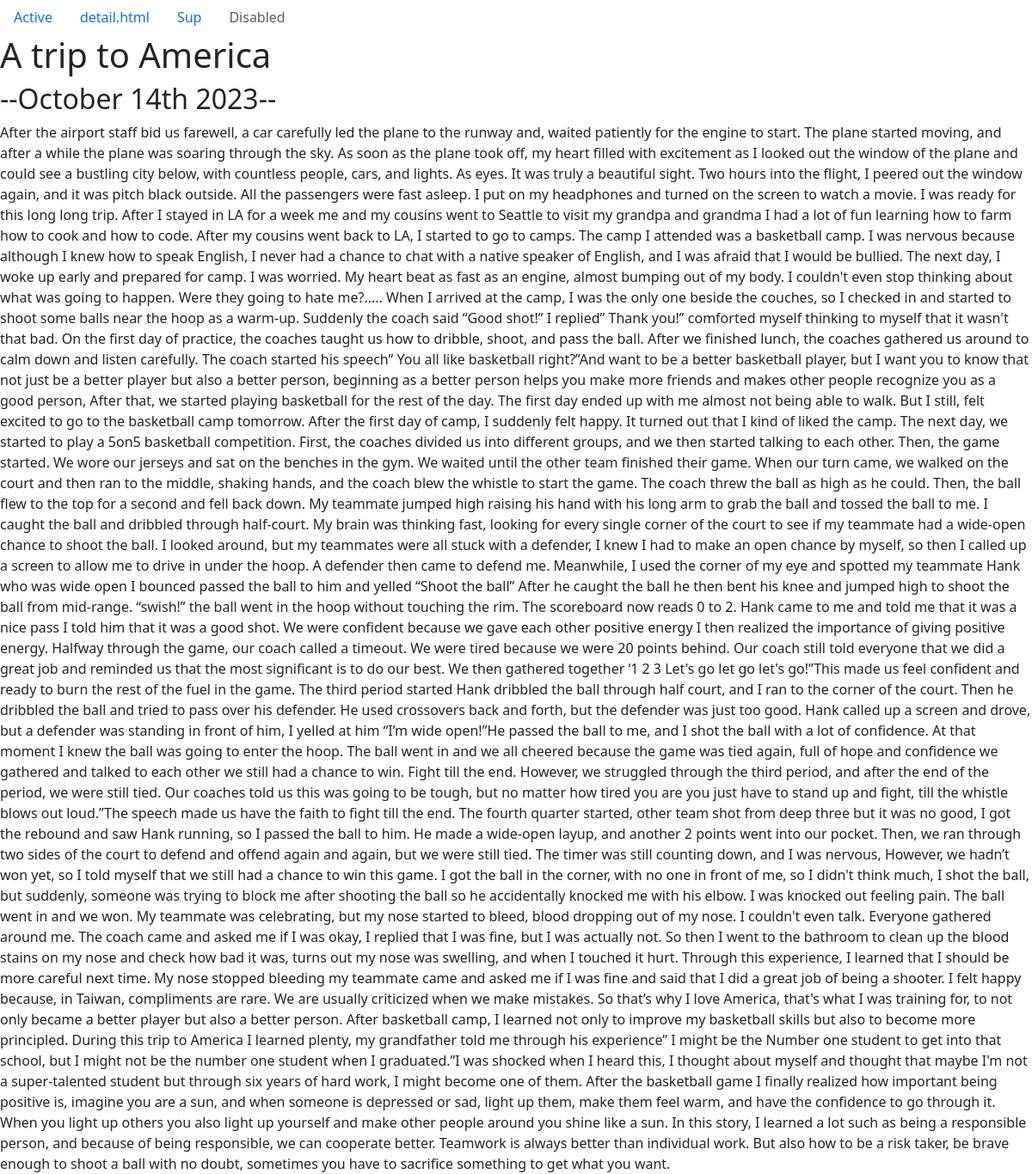
Page /blog/1/ on the committed database.
### blog/models.py (models this page shows, shortened)
class Blog(models.Model):
    title = models.CharField(max_length=200)
    description = models.TextField()
    date = models.DateField()

### blog/views.py (the view)
# urls.py: path('<int:blog_id>/', views.detail, name='detail'),
def detail(request, blog_id):
    blog = get_object_or_404 (Blog, pk=blog_id)
    return render(request, 'blog/detail.html',{'blog':blog})

### blog/templates/blog/detail.html
{% extends 'portfolio/base.html' %}
{% block content %}
<h1>{{ blog.title }}</h1>
<h2>--{{ blog.date|date:'F jS Y' }}--</h2>
{{ blog.description|safe }}
{% endblock %}

### rows in the picture
Blog: title "A trip to America", date "October 14th 2023", description "After the airport staff bid us farewell, a car carefully led the plane to the runway and, waited patiently for the engine to start. The plane started moving, and after a while the plane was soaring through the sky. As soon as the plane took off, my heart filled with excitement as I looked out the window of the plane and could see a bustling city below, with countless people, cars, and lights. As eyes. It was truly a beautiful sight. Two hours into the flight, I peered out the window again, and it was pitch black outside. All the passengers were fast asleep. I put on my headphones and turned on the screen to watch a movie. I was ready for this long long trip. After I stayed in LA for a week…"
